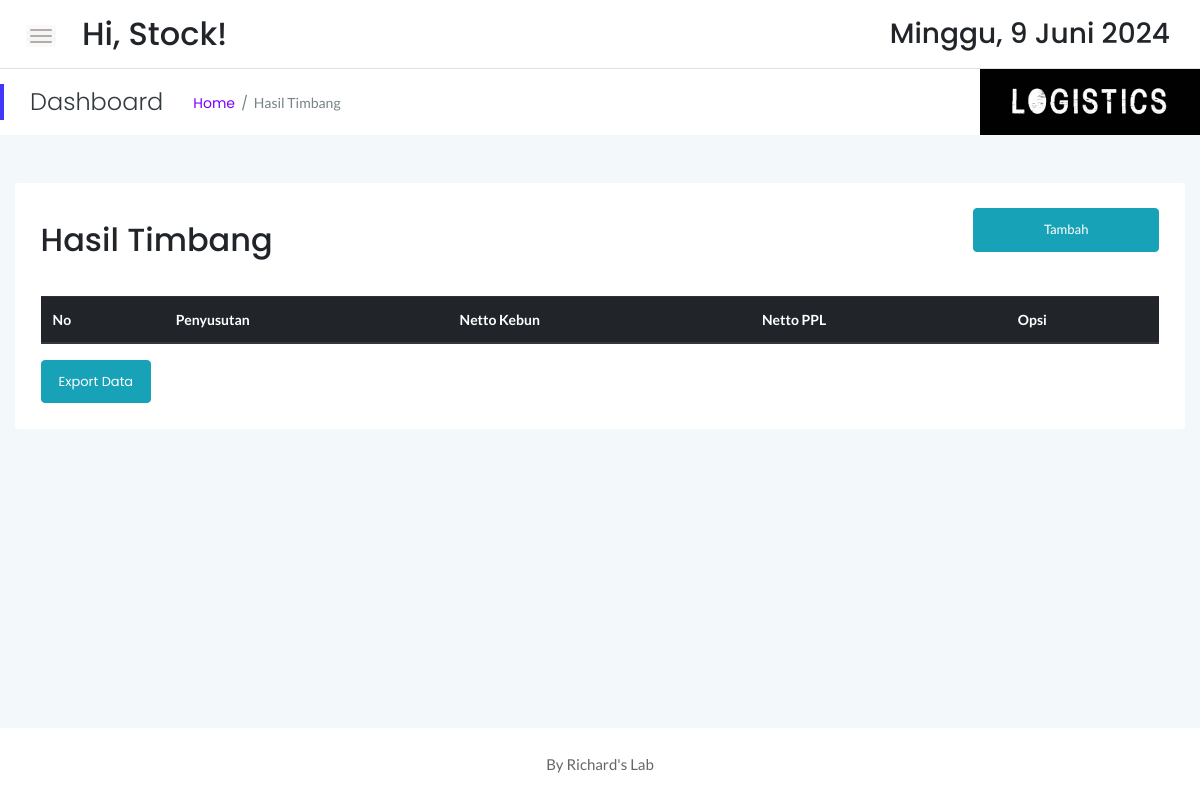
/stock/masuk.php (signed in), run on an earlier commit of the app's database.
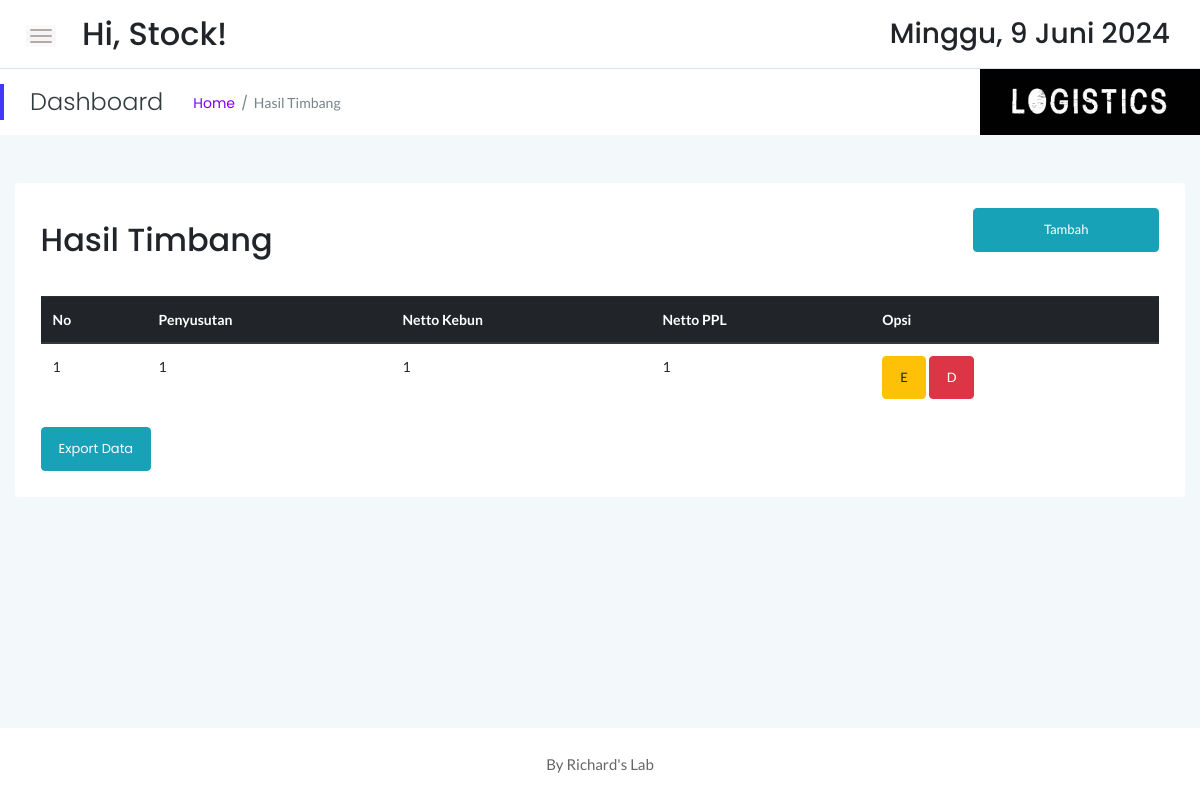
And on a later commit of the database.
### tables this page shows
CREATE TABLE `tbl_timbang` (
  `id` int(11) NOT NULL,
  `penyusutan` int(10) NOT NULL,
  `netto_kebun` int(10) NOT NULL,
  `netto_ppl` int(10) NOT NULL
);

### stock/masuk.php (the view, shortened to what this page needs)
<!doctype html>
<html class="no-js" lang="en">
<?php
include '../dbconnect.php';
?>
<head>
    <link rel="stylesheet" href="assets/css/bootstrap.min.css">
    <link rel="stylesheet" href="assets/css/font-awesome.min.css">
    <link rel="stylesheet" href="assets/css/themify-icons.css">
    <link rel="stylesheet" href="assets/css/metisMenu.css">
    <link rel="stylesheet" href="assets/css/owl.carousel.min.css">
    <link rel="stylesheet" href="assets/css/slicknav.min.css">
    <link rel="stylesheet" href="https://www.amcharts.com/lib/3/plugins/export/export.css" type="text/css" media="all" />
    <link rel="stylesheet" type="text/css" href="https://cdn.datatables.net/1.10.19/css/jquery.dataTables.min.css">
    <link rel="stylesheet" type="text/css" href="https://cdn.datatables.net/1.10.19/css/jquery.dataTables.css">
    <link rel="stylesheet" type="text/css" href="https://cdn.datatables.net/1.10.18/css/dataTables.bootstrap4.min.css">
    <link rel="stylesheet" type="text/css" href="https://cdn.datatables.net/responsive/2.2.3/css/responsive.bootstrap.min.css">
    <link rel="stylesheet" type="text/css" href="https://cdn.datatables.net/responsive/2.2.3/css/responsive.jqueryui.min.css">
    <link rel="stylesheet" type="text/css" href="https://cdn.datatables.net/buttons/1.5.2/css/buttons.dataTables.min.css">
    <link rel="stylesheet" href="assets/css/typography.css">
    <link rel="stylesheet" href="assets/css/default-css.css">
    <link rel="stylesheet" href="assets/css/styles.css">
    <link rel="stylesheet" href="assets/css/responsive.css">
</head>
<body>
    <div class="page-container">
        <div class="main-content">
            <div class="header-area">
                <div class="row align-items-center">
                    <div class="col-md-6 col-sm-8 clearfix">
                        <div class="nav-btn pull-left">
                            <span></span>
                            <span></span>
                            <span></span>
                        </div>
                        <div class="search-box pull-left">
                            <form action="#">
                                <h2>Hi, <?= $_SESSION['user']; ?>!</h2>
                            </form>
                        </div>
                    </div>
                    <div class="col-md-6 col-sm-4 clearfix">
                        <ul class="notification-area pull-right">
                            <li>
                                <h3>
                                    <div class="date">
                                    </div>
                                </h3>
                            </li>
                        </ul>
                    </div>
                </div>
            </div>
            <div class="page-title-area">
                <div class="row align-items-center">
                    <div class="col-sm-6">
                        <div class="breadcrumbs-area clearfix">
                            <h4 class="page-title pull-left">Dashboard</h4>
                            <ul class="breadcrumbs pull-left">
                                <li><a href="index.php">Home</a></li>
                                <li><span>Hasil Timbang</span></li>
                            </ul>
                        </div>
                    </div>
                    <div class="col-sm-6 clearfix">
                        <div class="user-profile pull-right" style="color:black; padding:0px;">
                            <img src="log.jpg" width="220px" class="user-name dropdown-toggle" data-toggle="dropdown" \>
                        </div>
                    </div>
                </div>
            </div>
            <div class="main-content-inner">
                <div class="row mt-5 mb-5">
                    <div class="col-12">
                        <div class="card">
                            <div class="card-body">
                                <div class="d-sm-flex justify-content-between align-items-center">
                                    <h2>Hasil Timbang</h2>
                                    <button style="margin-bottom:20px" data-toggle="modal" data-target="#myModal" class="btn btn-info col-md-2"><span class="glyphicon glyphicon-plus"></span>Tambah</button>
                                </div>
                                <div class="market-status-table mt-4">
                                    <div class="table-responsive">
                                        <table id="dataTable3" class="table table-hover">
                                            <thead class="thead-dark">
                                                <tr>
                                                    <th>No</th>
                                                    <th>Penyusutan</th>
                                                    <th>Netto Kebun</th>
                                                    <th>Netto PPL</th>
                                                    <th>Opsi</th>
                                                </tr>
                                            </thead>
                                            <tbody>
                                                <?php
                                                $timbang = mysqli_query($conn, "SELECT * FROM tbl_timbang ORDER BY id DESC");
                                                $no = 1;
                                                while ($t = mysqli_fetch_array($timbang)) {
                                                    $id = $t['id'];
                                                ?>
                                                    <tr>
                                                        <td><?php echo $no++ ?></td>
                                                        <td><?php echo $t['penyusutan'] ?></td>
                                                        <td><?php echo $t['netto_kebun'] ?></td>
                                                        <td><?php echo $t['netto_ppl'] ?></td>
                                                        <td>
                                                            <button data-toggle="modal" data-target="#edit<?= $id; ?>" class="btn btn-warning">E</button>
                                                            <button data-toggle="modal" data-target="#del<?= $id; ?>" class="btn btn-danger">D</button>
                                                        </td>
                                                    </tr>
                                                <?php
                                                }
                                                ?>
                                            </tbody>
                                        </table>
                                    </div>
                                    <a href="exportbrgmsk.php" target="_blank" class="btn btn-info">Export Data</a>
                                </div>
                            </div>
                        </div>
                    </div>
                </div>
            </div>
        </div>
        <footer>
            <div class="footer-area">
                <p>By Richard's Lab</p>
            </div>
        </footer>
    </div>
</body>
</html>

### stock/assets/css/styles.css (style rules this page uses)
.page-container { width: 100%; height: 100%; min-height: 100vh; padding-left: 280px; -webkit-transition: padding-left 0.3s ease 0s; transition: padding-left 0.3s ease 0s; }
.card { border: none; border-radius: 4px; background-color: #fff; -webkit-transition: all 0.3s ease 0s; transition: all 0.3s ease 0s; }
.card-body { padding: 25.6px; padding: 1.6rem; }
.main-content { width: 100%; background: #F3F8FB; }
.main-content-inner { padding: 0 30px 50px; }
.header-area { padding: 15px 30px; background: #fff; border-bottom: 1px solid #d8e3e7; }
.nav-btn { margin-right: 30px; margin-top: 10px; cursor: pointer; }
.nav-btn span { display: block; width: 22px; height: 2px; background: #b3aaaa; margin: 4px 0; border-radius: 15px; -webkit-transition: all 0.3s ease 0s; transition: all 0.3s ease 0s; box-shadow: 0 0 0 4px rgba(99, 96, 96, 0.03); }
.search-box form { position: relative; }
.notification-area { -webkit-user-select: none; -moz-user-select: none; -ms-user-select: none; user-select: none; position: relative; z-index: 1; }
.notification-area li { display: inline-block; margin-left: 20px; cursor: pointer; -webkit-user-select: none; -moz-user-select: none; -ms-user-select: none; user-select: none; }
.page-title-area { padding: 0 30px; background: #fff; position: relative; }
.page-title-area:before { content: ''; position: absolute; left: 0; top: 50%; width: 4px; height: 36px; background: var(--primary-color); -webkit-transform: translateY(-50%); transform: translateY(-50%); }
.page-title { font-size: 24px; font-weight: 300; color: #313b3d; letter-spacing: 0; margin-right: 30px; }
ul.breadcrumbs { margin-top: 4px; }
.breadcrumbs li { display: inline-block; }
.breadcrumbs li a, .breadcrumbs li span { display: block; font-size: 14px; font-weight: 400; color: #7801ff; letter-spacing: 0; margin-right: 16px; position: relative; }
.breadcrumbs li a:before { content: '/'; color: #768387; position: absolute; right: -13px; top: 0; }
.breadcrumbs li span { margin-right: 0; color: #768387; text-transform: capitalize; }
.user-profile { margin-right: -30px; display: -webkit-box; display: -ms-flexbox; display: flex; -webkit-box-align: center; -ms-flex-align: center; align-items: center; -ms-flex-wrap: wrap; flex-wrap: wrap; background: -webkit-linear-gradient(left, #8914fe 0%, #8063f5 100%); background: linear-gradient(to right, #8914fe 0%, #8063f5 100%); padding: 17px 38px; position: relative; }
.user-name { font-size: 17px; font-weight: 500; color: #fff; letter-spacing: 0; cursor: pointer; -webkit-user-select: none; -moz-user-select: none; -ms-user-select: none; user-select: none; }
.notification-area .dropdown-toggle, .user-name.dropdown-toggle { position: relative; }
.notification-area .dropdown-toggle:after, .user-name.dropdown-toggle:after { display: none; }
.market-status-table { overflow: hidden; }
.footer-area { text-align: center; padding: 23px 0 19px; background: #fff; }
.footer-area p { color: #676666; margin-bottom: 0; }
.btn { padding: 11px 17px; font-size: 13px; letter-spacing: 0; }
table tr th { border-bottom: none; }
table tr th, table tr td { border-top: 1px solid rgba(120, 130, 140, 0.13) !important; }

### stock/assets/css/responsive.css (style rules this page uses)
@media (min-width: 1200px) and (max-width: 1364px) { .main-content-inner { padding: 0 15px 50px; } }
@media (min-width: 1200px) and (max-width: 1364px) { .page-container, .sbar_collapsed.page-container { padding-left: 0; } }

What changed in the data, as far as the page shows it:
added tbl_timbang: penyusutan "1", netto_kebun "1", netto_ppl "1"
